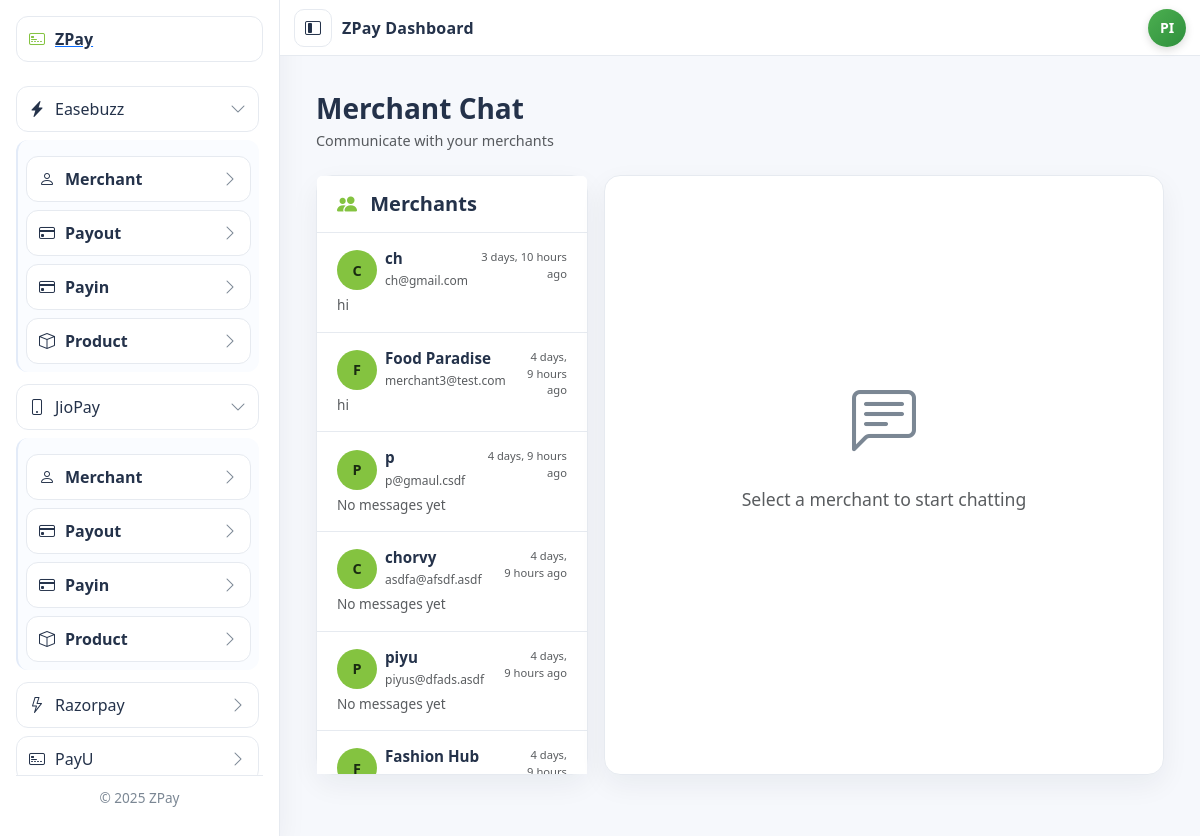
The app's page /dashboard/chat/ (signed in) with its own data.
### easebuzz/models.py (models this page shows, shortened)
class Merchant(models.Model):
    user = models.OneToOneField(User, on_delete=models.CASCADE, null=True, blank=True)
    merchant_name = models.CharField(max_length=255)
    business_type = models.CharField(max_length=100, blank=True, null=True)
    email = models.EmailField(unique=True)
    phone = models.CharField(max_length=20, blank=True, null=True)
    pan = models.CharField(max_length=10, blank=True, null=True)
    gstin = models.CharField(max_length=15, blank=True, null=True)
    address = models.TextField(blank=True, null=True)
    city = models.CharField(max_length=100, blank=True, null=True)
    state = models.CharField(max_length=100, blank=True, null=True)
    pincode = models.CharField(max_length=10, blank=True, null=True)
    bank_name = models.CharField(max_length=255, blank=True, null=True)
    account_no = models.CharField(max_length=50, blank=True, null=True)
    ifsc_code = models.CharField(max_length=11, blank=True, null=True)
    account_holder_name = models.CharField(max_length=255, blank=True, null=True)
    inr_balance = models.DecimalField(max_digits=12, decimal_places=2, default=0)
    hold_balance = models.DecimalField(max_digits=12, decimal_places=2, default=0)
    prepaid_status = models.CharField(
        max_length=20,
        choices=[("Active", "Active"), ("Inactive", "Inactive")],
        default="Inactive"
    )
    is_active = models.BooleanField(default=True)
    provider = models.CharField(max_length=100, default="easebuzz")
    easebuzz_key = models.CharField(max_length=255, blank=True, null=True)
    easebuzz_salt = models.CharField(max_length=255, blank=True, null=True)
    jiopay_key = models.CharField(max_length=255, blank=True, null=True)
    jiopay_salt = models.CharField(max_length=255, blank=True, null=True)
    created_at = models.DateTimeField(auto_now_add=True)
    updated_at = models.DateTimeField(auto_now=True)
    class Meta:
        ordering = ['-created_at']

class ChatMessage(models.Model):
    merchant = models.ForeignKey(Merchant, on_delete=models.CASCADE, related_name='chat_messages')
    sender = models.ForeignKey(User, on_delete=models.CASCADE, related_name='sent_messages')
    receiver = models.ForeignKey(User, on_delete=models.CASCADE, related_name='received_messages', null=True, blank=True)
    message = models.TextField()
    is_read = models.BooleanField(default=False)
    is_from_admin = models.BooleanField(default=False)
    created_at = models.DateTimeField(auto_now_add=True)
    read_at = models.DateTimeField(null=True, blank=True)
    class Meta:
        ordering = ['created_at']

### dashboard/chat_views.py (the view)
# urls.py: path('chat/', chat_views.admin_chat_list, name='admin_chat_list'),
@login_required(login_url='/auth/login/')
def admin_chat_list(request):
    if not request.user.is_staff:
        return redirect('/merchant/chat/')
    merchants = Merchant.objects.filter(
        is_active=True
    ).annotate(
        unread_count=Count('chat_messages', filter=Q(chat_messages__is_read=False, chat_messages__is_from_admin=False)),
        last_message_time=Max('chat_messages__created_at')
    ).order_by('-last_message_time', '-created_at')
    for merchant in merchants:
        last_msg = merchant.chat_messages.last()
        merchant.last_message = last_msg.message[:50] + '...' if last_msg and len(last_msg.message) > 50 else (last_msg.message if last_msg else 'No messages yet')
        merchant.last_message_time_display = last_msg.created_at if last_msg else merchant.created_at
    context = {
        'merchants': merchants,
        'active_merchant_id': request.GET.get('merchant_id'),
    }
    return render(request, 'dashboard/pages/admin_chat.html', context)

### dashboard/templates/dashboard/pages/admin_chat.html (shortened to what this page needs)
{% extends "dashboard/base.html" %}
{% block content %}
<div class="page">
  <div class="d-flex align-items-center justify-content-between mb-4">
    <div>
      <h3 class="fw-semibold mb-1" style="color: var(--text);">Merchant Chat</h3>
      <p class="text-muted mb-0" style="font-size: 0.9rem;">Communicate with your merchants</p>
    </div>
  </div>
  <div class="row g-3">
    <div class="col-lg-4">
      <div class="card border-0 rounded-4" style="background: var(--bg); border: 1px solid var(--stroke) !important; box-shadow: var(--shadow); height: calc(100vh - 200px);">
        <div class="card-header" style="background: var(--bg); border-bottom: 1px solid var(--stroke); padding: 16px 20px;">
          <h5 class="mb-0 fw-semibold" style="color: var(--text);">
            <i class="bi bi-people-fill me-2" style="color: var(--accent);"></i>
            Merchants
          </h5>
        </div>
        <div class="card-body p-0" style="overflow-y: auto;">
          {% if merchants %}
            <div class="list-group list-group-flush">
              {% for merchant in merchants %}
              <a href="#"
                 class="list-group-item list-group-item-action merchant-item {% if merchant.id|stringformat:'s' == active_merchant_id %}active{% endif %}"
                 data-merchant-id="{{ merchant.id }}"
                 onclick="loadConversation({{ merchant.id }}); return false;"
                 style="border: none; border-bottom: 1px solid var(--stroke); padding: 16px 20px; cursor: pointer; transition: all 0.2s;">
                <div class="d-flex w-100 justify-content-between align-items-start">
                  <div class="flex-grow-1">
                    <div class="d-flex align-items-center gap-2 mb-1">
                      <div class="avatar-circle" style="width: 40px; height: 40px; border-radius: 50%; background: var(--accent); display: grid; place-items: center;">
                        <span style="color: var(--accent-ink); font-weight: 600; font-size: 0.9rem;">
                          {{ merchant.merchant_name.0|upper }}
                        </span>
                      </div>
                      <div class="flex-grow-1">
                        <h6 class="mb-0 fw-semibold" style="color: var(--text); font-size: 0.95rem;">
                          {{ merchant.merchant_name }}
                        </h6>
                        <small class="text-muted" style="font-size: 0.75rem;">{{ merchant.email }}</small>
                      </div>
                    </div>
                    <p class="mb-0 text-muted" style="font-size: 0.85rem; margin-top: 4px;">
                      {{ merchant.last_message }}
                    </p>
                  </div>
                  <div class="text-end ms-2">
                    <small class="text-muted" style="font-size: 0.7rem; display: block; margin-bottom: 4px;">
                      {{ merchant.last_message_time_display|timesince }} ago
                    </small>
                  </div>
                </div>
              </a>
              {% endfor %}
            </div>
          {% else %}
            <div class="text-center py-5">
              <i class="bi bi-chat-dots" style="font-size: 3rem; color: var(--muted);"></i>
              <p class="text-muted mt-3">No merchants available</p>
            </div>
          {% endif %}
        </div>
      </div>
    </div>
    <div class="col-lg-8">
      <div class="card border-0 rounded-4" style="background: var(--bg); border: 1px solid var(--stroke) !important; box-shadow: var(--shadow); height: calc(100vh - 200px); display: flex; flex-direction: column;">
        <div id="chat-container">
          <div class="text-center py-5" style="margin-top: 150px;">
            <i class="bi bi-chat-left-text" style="font-size: 4rem; color: var(--muted);"></i>
            <p class="text-muted mt-3" style="font-size: 1.1rem;">Select a merchant to start chatting</p>
          </div>
        </div>
      </div>
    </div>
  </div>
</div>
{% endblock %}

### dashboard/templates/dashboard/base.html (shortened to what this page needs)
{% load static %}
<!doctype html>
<html lang="en">
<head>
  <link href="https://cdn.jsdelivr.net/npm/bootstrap@5.3.3/dist/css/bootstrap.min.css" rel="stylesheet">
  <link href="https://cdn.jsdelivr.net/npm/bootstrap-icons@1.11.3/font/bootstrap-icons.css" rel="stylesheet">
  <link rel="stylesheet" href="{% static 'dashboard/css/sidebar.css' %}">
</head>
<body>
  <div class="layout">
    <aside class="sb" id="sidebar">
      {% include "dashboard/sidebar.html" %}
    </aside>
    <main id="content" class="main">
      <header class="topbar">
        <button class="ghost btn-toggle" id="sbToggle" aria-label="Toggle sidebar">
          <i class="bi bi-layout-sidebar-inset"></i>
        </button>
        <div class="topbar-title">ZPay Dashboard</div>
        <div class="topbar-right">
          <div class="avatar" data-bs-toggle="modal" data-bs-target="#profileModal">
            {{ request.user.username|slice:":2"|upper }}
          </div>
        </div>
      </header>
      <section class="page">
        {% block content %}{% endblock %}
      </section>
    </main>
  </div>
</body>
</html>

### dashboard/static/dashboard/css/sidebar.css (style rules this page uses)
:root { --sb-w: 280px; --bg: #ffffff; --panel: #ffffff; --page: #f6f8fc; --text: #24324a; --muted: #7b8794; --stroke: #e6eaf0; --hover: #eef3fa; --accent: #84c340; --accent-ink: #1a2c11; --radius: 14px; --shadow: 0 10px 28px rgba(21,32,56,.06); }
.layout { min-height:100vh; display:flex; background:var(--page); }
.sb { position:fixed; inset:0 auto 0 0; width:var(--sb-w); background:var(--bg); border-right:1px solid var(--stroke); padding:16px; box-shadow:var(--shadow); display:flex; flex-direction:column; overflow:hidden; }
.main { margin-left:var(--sb-w); flex:1; display:flex; flex-direction:column; }
.topbar { height:56px; display:flex; align-items:center; gap:10px; border-bottom:1px solid var(--stroke); background:var(--bg); color:var(--text); padding:0 14px; position:sticky; top:0; z-index:2; }
.topbar-title { font-weight:600; letter-spacing:.2px; }
.topbar-right { margin-left:auto; display:flex; align-items:center; gap:10px; }
.ghost { background:transparent; border:1px solid var(--stroke); color:var(--text); border-radius:10px; padding:6px 10px; }
.page { padding:18px; background:var(--page); color:var(--text); min-height:calc(100vh - 56px); }
.avatar { width:28px; height:28px; display:grid; place-items:center; border-radius:50%; font-size:.75rem; background:linear-gradient(135deg,#a6e172,var(--accent)); color:var(--accent-ink); font-weight:700; }
.avatar { width: 38px; height: 38px; background: #2ecc71; color: white; display: flex; justify-content: center; align-items: center; border-radius: 50%; font-weight: 600; cursor: pointer; }

### dashboard/templates/dashboard/base.html (style rules this page uses)
.avatar { width: 38px; height: 38px; border-radius: 50%; background: #4caf50; color: white; display: flex; justify-content: center; align-items: center; font-weight: 600; cursor: pointer; }
.avatar { width: 38px; height: 38px; border-radius: 50%; background: linear-gradient(135deg, #4caf50, #2f8f3d); color: white; display: flex; justify-content: center; align-items: center; font-weight: 600; cursor: pointer; font-size: 14px; box-shadow: 0 3px 8px rgba(0,0,0,0.15); }

### dashboard/templates/dashboard/pages/admin_chat.html (style rules this page uses)
.merchant-item { transition: all 0.2s; }
.avatar-circle { flex-shrink: 0; }

### records on screen
Merchant: merchant_name.0 "C", merchant_name "ch", email "ch@gmail.com", last_message "hi", last_message_time_display "3 days, 10 hours"
Merchant: merchant_name.0 "F", merchant_name "Food Paradise", email "merchant3@test.com", last_message "hi", last_message_time_display "4 days, 9 hours"
Merchant: merchant_name.0 "P", merchant_name "p", email "p@gmaul.csdf", last_message "No messages yet", last_message_time_display "4 days, 9 hours"
Merchant: merchant_name.0 "C", merchant_name "chorvy", email "asdfa@afsdf.asdf", last_message "No messages yet", last_message_time_display "4 days, 9 hours"
Merchant: merchant_name.0 "P", merchant_name "piyu", email "piyus@dfads.asdf", last_message "No messages yet", last_message_time_display "4 days, 9 hours"
Merchant: merchant_name.0 "F", merchant_name "Fashion Hub", last_message_time_display "4 days,…"

### other values on screen
{{ request.user.username|slice:":2"|upper }} "PI"
